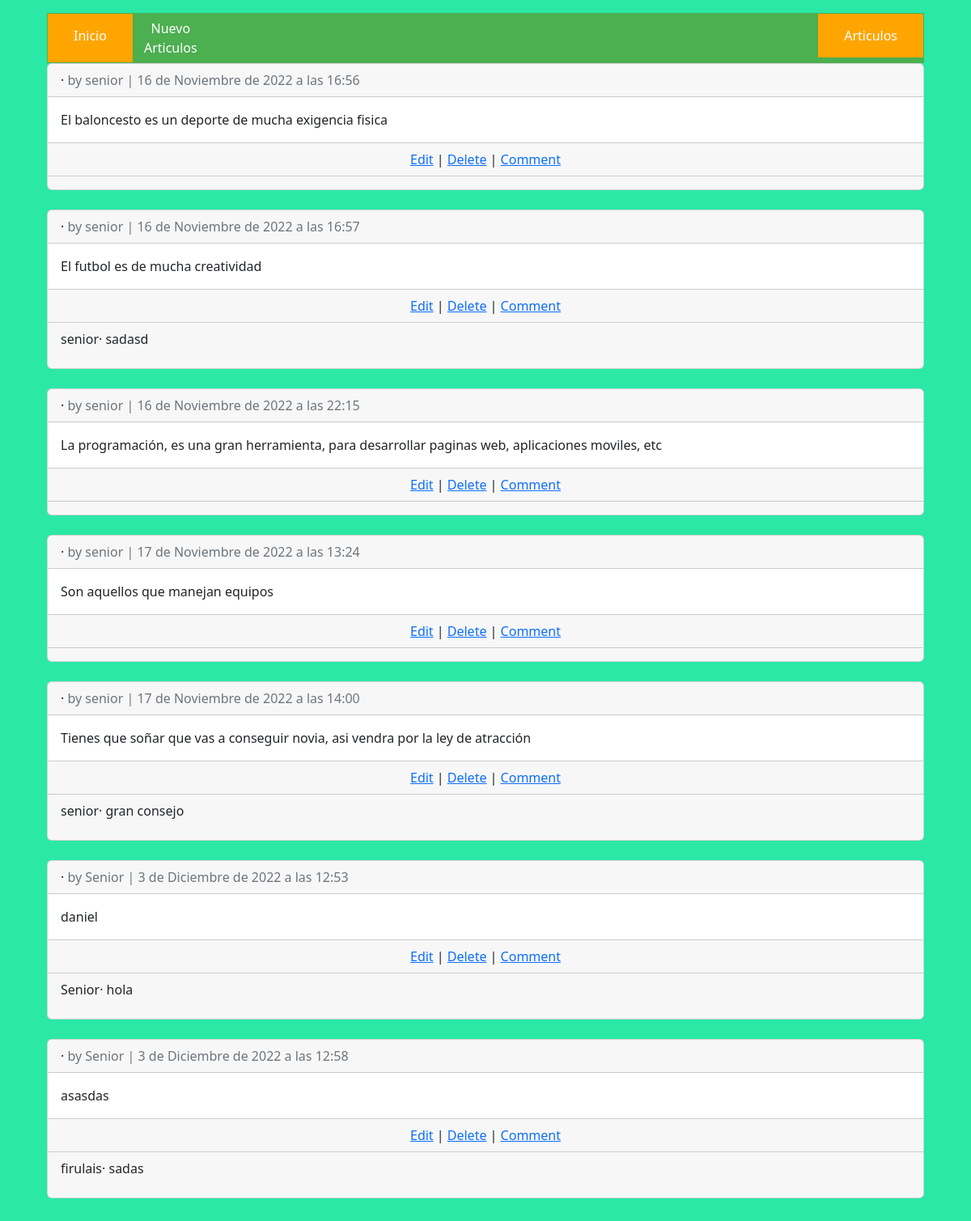
/articles/ (signed in), run on the app's committed database.
### articles/models.py (models this page shows, shortened)
class Article(models.Model):
    title = models.CharField(max_length=255)
    body = models.TextField()
    date = models.DateTimeField(auto_now_add=True)
    author = models.ForeignKey(settings.AUTH_USER_MODEL,
                                on_delete= models.CASCADE,)

class Comment(models.Model):
    article = models.ForeignKey(Article, on_delete=models.CASCADE,)
    comment= models.CharField(
        max_length=140
    )
    author = models.ForeignKey(settings.AUTH_USER_MODEL,
                                on_delete=models.CASCADE,
                                )
    def __str__(self):
        return self.comment

### accounts/models.py (models this page shows)
class CustomUser(AbstractUser):
    age = models.PositiveIntegerField(null=True, blank=True)

### articles/views.py (the view)
# urls.py: path('', ArticleListView.as_view(),
class ArticleListView(LoginRequiredMixin, ListView):
    model = Article
    template_name = "article_list.html"

### templates/article_list.html (shortened to what this page needs)
{% extends "base.html" %}
{% block content %}
    {% for article in article_list %}
        <div class="card">
            <div class="card-header">
                 &middot;
                <span class="text-muted ">by {{ article.author }} |
                    {{ article.date }}
                </span>
            </div>
            <div class="card-body">
                {{ article.body }}
            </div>
            <div class="card-footer text-center text.muted">
                <a href="{% url 'article_edit' article.pk %}">Edit</a> |
                <a href="{% url 'article_delete' article.pk %}">Delete</a> |
                <a href="{% url 'article_detail' article.pk %}">Comment</a>
            </div>
           <div class="card-footer" >
                {% for comment in article.comment_set.all %}
                <p>
                    <span class="font-weight-bold">
                        {{ comment.author }}&middot;
                    </span>
                    {{ comment }}
                </p>
                {% endfor %}
            </div>
        </div>
        <br />
    {% endfor %}
{% endblock content %}

### templates/base.html (shortened to what this page needs)
{% load static %}
<html>
    <head>
        <link rel="stylesheet" href="{% static 'bootstrap-5.2.2-dist/css/bootstrap.min.css' %}">
        <link rel="stylesheet"href="https://cdn.jsdelivr.net/npm/swiper@8/swiper-bundle.min.css"/>
        <link rel="stylesheet" href="{% static 'css/style.css' %}" />
    </head>
    <body>
    <div class="container">
        <header class="p-3 mb-3 border-button">
            <div class="container-nav">
                <div class="menu2 nav col-12 col-lg-auto me-lg-auto mb-2 justify-content-center mb-md-0">
                    <a class="boton3" href="{% url 'home' %}" > Inicio </a>
                    <ul class="nav col-12 col-lg-auto me-lg-auto mb-2 justify-content-center mb-md-0">
                        {% if user.is_authenticated %}
                            <li><a href="{% url 'article_new' %}" class="btn btn-#6F4E37 text-white  me-2">
                                Nuevo<br>Articulos</a></li>
                    </ul>
                    <div class="justify-content-center">
                        <a href="{% url 'article_list' %}"><button type="button" class="boton1">Articulos</button></a>
                    </div>
                    {% endif %}
                </div>
            </div>
            <main>
                {% block content%}
                {% endblock content%}
            </main>
        </header>
    </div>
    </body>
</html>

### static/css/style.css (style rules this page uses)
body { background: rgb(43, 232, 166); }
.menu2 { background: #4CAF50; }
.boton1 { background-color: orange; margin-left: auto; border: none; color: white; padding: 15px 32px; text-align: center; text-decoration: none; font-size: 16px; border: 1px solid #4CAF50 }
.boton3 { background-color: orange; border: none; color: white; padding: 15px 32px; text-decoration: none; font-size: 16px; border: 1px solid #4CAF50 }

### data on the page
Article: author "senior", date "16 de Noviembre de 2022 a las 16:56", body "El baloncesto es un deporte de mucha exigencia fisica"
Article: author "senior", date "16 de Noviembre de 2022 a las 16:57", body "El futbol es de mucha creatividad"
Comment: author "senior", comment "sadasd"
Article: author "senior", date "16 de Noviembre de 2022 a las 22:15", body "La programación, es una gran herramienta, para desarrollar paginas web, aplicaciones moviles, etc"
Article: author "senior", date "17 de Noviembre de 2022 a las 13:24", body "Son aquellos que manejan equipos"
Article: author "senior", date "17 de Noviembre de 2022 a las 14:00", body "Tienes que soñar que vas a conseguir novia, asi vendra por la ley de atracción"
Comment: author "senior", comment "gran consejo"
Article: author "Senior", date "3 de Diciembre de 2022 a las 12:53", body "daniel"
Comment: author "Senior", comment "hola"
Article: author "Senior", date "3 de Diciembre de 2022 a las 12:58", body "asasdas"
Comment: author "firulais", comment "sadas"
